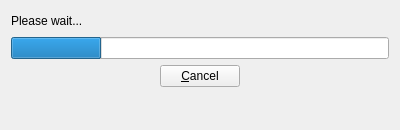
<?xml version="1.0" encoding="UTF-8"?>
<ui version="4.0">
 <class>WaitWidget</class>
 <widget class="QWidget" name="WaitWidget">
  <property name="geometry">
   <rect>
    <x>0</x>
    <y>0</y>
    <width>400</width>
    <height>130</height>
   </rect>
  </property>
  <property name="windowTitle">
   <string>Form</string>
  </property>
  <layout class="QVBoxLayout" name="verticalLayout">
   <item>
    <layout class="QHBoxLayout" name="horizontalLayout">
     <item>
      <widget class="QLabel" name="label">
       <property name="text">
        <string>Please wait...</string>
       </property>
      </widget>
     </item>
     <item>
      <spacer name="horizontalSpacer">
       <property name="orientation">
        <enum>Qt::Horizontal</enum>
       </property>
       <property name="sizeHint" stdset="0">
        <size>
         <width>40</width>
         <height>20</height>
        </size>
       </property>
      </spacer>
     </item>
    </layout>
   </item>
   <item>
    <widget class="QProgressBar" name="_progressBar">
     <property name="value">
      <number>24</number>
     </property>
     <property name="textVisible">
      <bool>false</bool>
     </property>
     <property name="format">
      <string>%p%</string>
     </property>
    </widget>
   </item>
   <item>
    <layout class="QHBoxLayout" name="horizontalLayout_2">
     <item>
      <spacer name="horizontalSpacer_2">
       <property name="orientation">
        <enum>Qt::Horizontal</enum>
       </property>
       <property name="sizeHint" stdset="0">
        <size>
         <width>40</width>
         <height>20</height>
        </size>
       </property>
      </spacer>
     </item>
     <item>
      <widget class="QPushButton" name="_pushButton">
       <property name="text">
        <string>&amp;Cancel</string>
       </property>
      </widget>
     </item>
     <item>
      <spacer name="horizontalSpacer_3">
       <property name="orientation">
        <enum>Qt::Horizontal</enum>
       </property>
       <property name="sizeHint" stdset="0">
        <size>
         <width>40</width>
         <height>20</height>
        </size>
       </property>
      </spacer>
     </item>
    </layout>
   </item>
   <item>
    <spacer name="verticalSpacer">
     <property name="orientation">
      <enum>Qt::Vertical</enum>
     </property>
     <property name="sizeHint" stdset="0">
      <size>
       <width>20</width>
       <height>22</height>
      </size>
     </property>
    </spacer>
   </item>
  </layout>
 </widget>
 <resources/>
 <connections/>
</ui>
